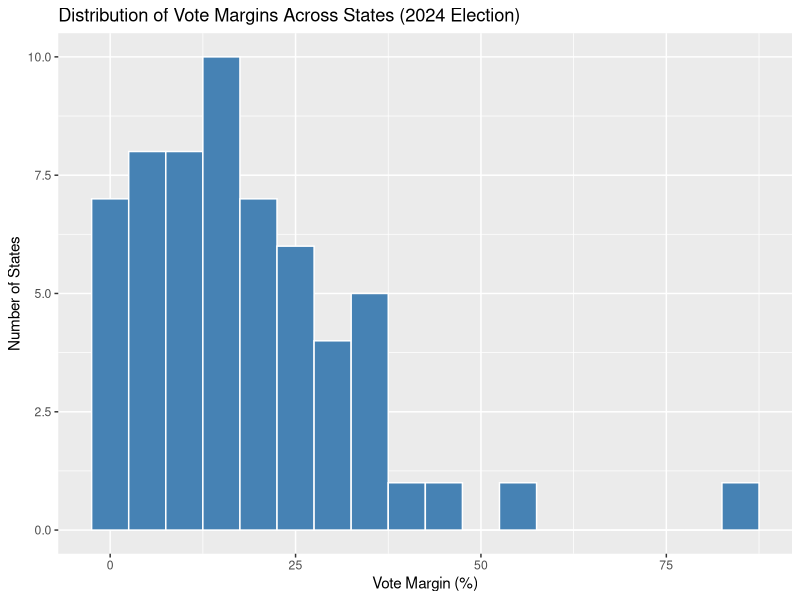
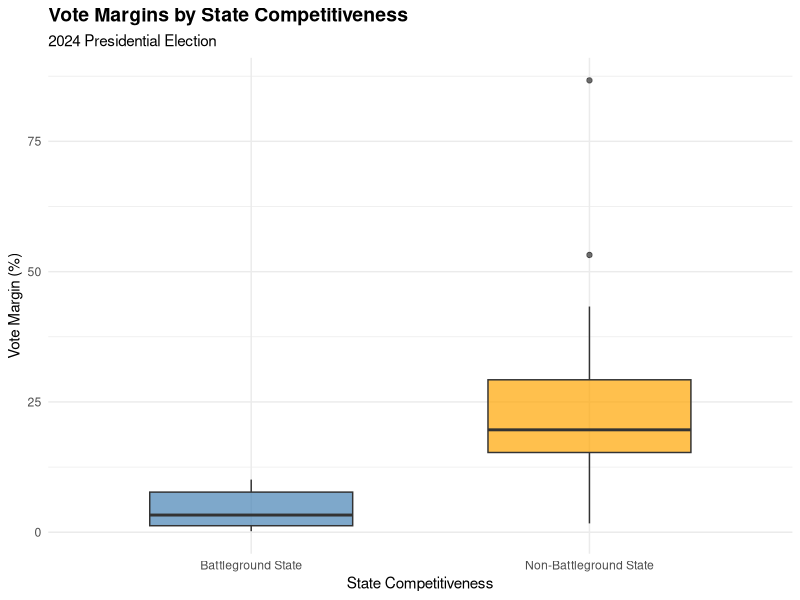
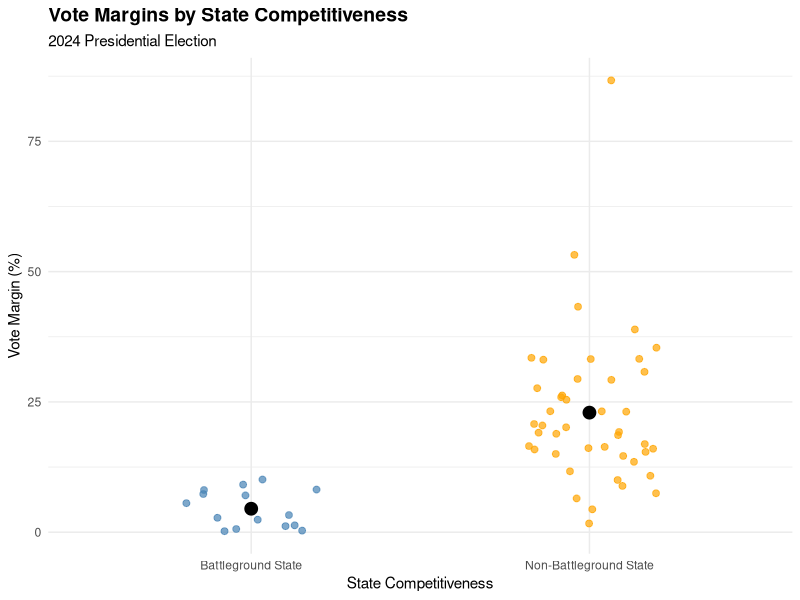

Write the R code that produced these figures, in order.
## ---- chunk 1
library(tidyverse)
electoral <- read_csv("data/electoral_data.csv", show_col_types = FALSE)
electoral
## ---- chunk 2
library(tidyverse)
electoral <- read_csv("data/electoral_data.csv", show_col_types = FALSE)
battleground_states <- c( "Arizona", "Florida", "Georgia", "Iowa", "Michigan",
  "Minnesota", "Nevada", "New Hampshire", "North Carolina",
  "Ohio", "Pennsylvania", "Texas", "Virginia", "Wisconsin", "Maine"
)
electoral_clean <- electoral |>
  mutate(
    dem_percent = parse_number(dem_percent),
    rep_percent = parse_number(rep_percent),
    vote_margin = abs(dem_percent - rep_percent),
    competitiveness = if_else(state %in% battleground_states, 
                              "Battleground State", "Non-Battleground State")
  )
electoral_clean
## ---- chunk 3
library(tidyverse)

ggplot(electoral_clean, aes(x = vote_margin)) +
  geom_histogram(binwidth = 5, fill = "steelblue", color = "white") +
  labs(
    x = "Vote Margin (%)",
    y = "Number of States",
    title = "Distribution of Vote Margins Across States (2024 Election)"
  )
## ---- chunk 4
ggplot(electoral_clean, aes(x = competitiveness, y = vote_margin, fill = competitiveness)) +
  geom_boxplot(alpha = 0.7, width = 0.6) +
  scale_fill_manual(values = c("steelblue", "orange")) +
  labs(
    title = "Vote Margins by State Competitiveness",
    subtitle = "2024 Presidential Election",
    x = "State Competitiveness",
    y = "Vote Margin (%)"
  ) +
  theme_minimal() +
  theme(
    plot.title = element_text(size = 14, face = "bold"),
    legend.position = "none"
  )
## ---- chunk 5
library(knitr)
electoral_clean <- electoral_clean |>
  mutate(competitiveness = as.factor(competitiveness))

model <- lm(vote_margin ~ competitiveness, data = electoral_clean)
summary(model)
## ---- chunk 6
library(tidyverse)

ggplot(electoral_clean, aes(x = competitiveness, y = vote_margin, color = competitiveness)) +
  geom_jitter(width = 0.2, alpha = 0.7, size = 2) +  
  stat_summary(fun = mean, geom = "point", size = 4, color = "black") +  
  scale_color_manual(values = c("steelblue", "orange")) +
  labs(
    title = "Vote Margins by State Competitiveness",
    subtitle = "2024 Presidential Election",
    x = "State Competitiveness",
    y = "Vote Margin (%)"
  ) +
  theme_minimal() +
  theme(
    plot.title = element_text(size = 14, face = "bold"),
    plot.subtitle = element_text(size = 11),
    legend.position = "none"
  )
## ---- chunk 7
library(tidyverse)
library(knitr)

summary_table <- electoral_clean |>
  group_by(competitiveness) |>
  summarize(
    avg_margin = mean(vote_margin, na.rm = TRUE),
    sd_margin = sd(vote_margin, na.rm = TRUE),
    n_states = n()
  )

kable(
  summary_table,
  digits = 2,
  col.names = c("Competitiveness Group", "Average Vote Margin", "SD of Vote Margin", "Number of States")
)
